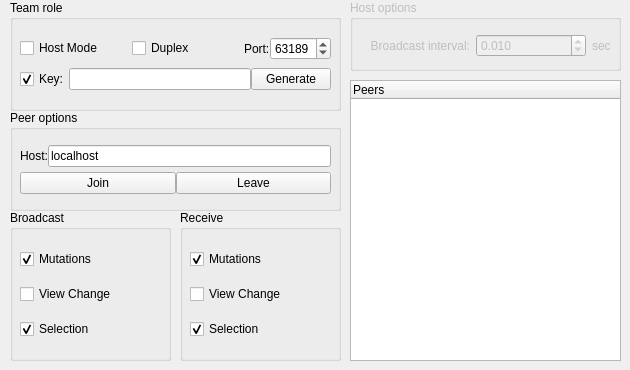
    <widget class="QWidget" name="tab_socket">
     <attribute name="title">
      <string>Socket</string>
     </attribute>
     <widget class="QGroupBox" name="groupBox_ws_server_settings">
      <property name="enabled">
       <bool>false</bool>
      </property>
      <property name="geometry">
       <rect>
        <x>350</x>
        <y>0</y>
        <width>271</width>
        <height>71</height>
       </rect>
      </property>
      <property name="title">
       <string>Host options</string>
      </property>
      <widget class="QWidget" name="layoutWidget">
       <property name="geometry">
        <rect>
         <x>10</x>
         <y>30</y>
         <width>251</width>
         <height>31</height>
        </rect>
       </property>
       <layout class="QHBoxLayout" name="horizontalLayout_54">
        <item>
         <widget class="QLabel" name="label_molecule_11">
          <property name="statusTip">
           <string>Broadcast time interval.</string>
          </property>
          <property name="text">
           <string>Broadcast interval:</string>
          </property>
          <property name="alignment">
           <set>Qt::AlignRight|Qt::AlignTrailing|Qt::AlignVCenter</set>
          </property>
         </widget>
        </item>
        <item>
         <widget class="QDoubleSpinBox" name="doubleSpinBox_ws_view_broadcast_interval">
          <property name="statusTip">
           <string>Broadcast time interval. Smaller means faster.</string>
          </property>
          <property name="decimals">
           <number>3</number>
          </property>
          <property name="minimum">
           <double>0.001000000000000</double>
          </property>
          <property name="maximum">
           <double>60.000000000000000</double>
          </property>
          <property name="value">
           <double>0.010000000000000</double>
          </property>
         </widget>
        </item>
        <item>
         <widget class="QLabel" name="label_molecule_14">
          <property name="sizePolicy">
           <sizepolicy hsizetype="Fixed" vsizetype="Preferred">
            <horstretch>0</horstretch>
            <verstretch>0</verstretch>
           </sizepolicy>
          </property>
          <property name="text">
           <string>sec</string>
          </property>
          <property name="alignment">
           <set>Qt::AlignLeading|Qt::AlignLeft|Qt::AlignVCenter</set>
          </property>
         </widget>
        </item>
       </layout>
      </widget>
     </widget>
     <widget class="QGroupBox" name="groupBox_ws_client_settings">
      <property name="geometry">
       <rect>
        <x>10</x>
        <y>110</y>
        <width>331</width>
        <height>101</height>
       </rect>
      </property>
      <property name="title">
       <string>Peer options</string>
      </property>
      <widget class="QWidget" name="verticalLayoutWidget_9">
       <property name="geometry">
        <rect>
         <x>10</x>
         <y>30</y>
         <width>311</width>
         <height>61</height>
        </rect>
       </property>
       <layout class="QVBoxLayout" name="verticalLayout_16">
        <property name="spacing">
         <number>0</number>
        </property>
        <item>
         <layout class="QHBoxLayout" name="horizontalLayout_48">
          <item>
           <widget class="QLabel" name="label_molecule_8">
            <property name="statusTip">
             <string>Server IP/domain to connect</string>
            </property>
            <property name="text">
             <string>Host:</string>
            </property>
            <property name="alignment">
             <set>Qt::AlignRight|Qt::AlignTrailing|Qt::AlignVCenter</set>
            </property>
           </widget>
          </item>
          <item>
           <widget class="QLineEdit" name="lineEdit_ws_server_url_to_connect">
            <property name="statusTip">
             <string>Host IP/domain to connect</string>
            </property>
            <property name="text">
             <string>localhost</string>
            </property>
           </widget>
          </item>
         </layout>
        </item>
        <item>
         <layout class="QHBoxLayout" name="horizontalLayout_51">
          <item>
           <widget class="QPushButton" name="pushButton_ws_connect_to_server">
            <property name="statusTip">
             <string>Join the network</string>
            </property>
            <property name="text">
             <string>Join</string>
            </property>
           </widget>
          </item>
          <item>
           <widget class="QPushButton" name="pushButton_ws_disconnect_from_server">
            <property name="statusTip">
             <string>Leave the network</string>
            </property>
            <property name="text">
             <string>Leave</string>
            </property>
           </widget>
          </item>
         </layout>
        </item>
       </layout>
      </widget>
     </widget>
     <widget class="QGroupBox" name="groupBox_13">
      <property name="geometry">
       <rect>
        <x>10</x>
        <y>0</y>
        <width>331</width>
        <height>111</height>
       </rect>
      </property>
      <property name="title">
       <string>Team role</string>
      </property>
      <widget class="QWidget" name="verticalLayoutWidget_10">
       <property name="geometry">
        <rect>
         <x>10</x>
         <y>29</y>
         <width>311</width>
         <height>71</height>
        </rect>
       </property>
       <layout class="QVBoxLayout" name="verticalLayout_17">
        <property name="spacing">
         <number>0</number>
        </property>
        <item>
         <layout class="QHBoxLayout" name="horizontalLayout_52">
          <item>
           <widget class="QCheckBox" name="checkBox_ws_server_mode">
            <property name="statusTip">
             <string>Start teamwork server to create a network</string>
            </property>
            <property name="text">
             <string>Host Mode</string>
            </property>
           </widget>
          </item>
          <item>
           <widget class="QCheckBox" name="checkBox_ws_duplex_mode">
            <property name="statusTip">
             <string>Duplex mode: receive broadcasts from the clients.</string>
            </property>
            <property name="text">
             <string>Duplex</string>
            </property>
           </widget>
          </item>
          <item>
           <layout class="QHBoxLayout" name="horizontalLayout_31">
            <item>
             <widget class="QLabel" name="label_molecule_13">
              <property name="sizePolicy">
               <sizepolicy hsizetype="Fixed" vsizetype="Preferred">
                <horstretch>0</horstretch>
                <verstretch>0</verstretch>
               </sizepolicy>
              </property>
              <property name="text">
               <string>Port:</string>
              </property>
              <property name="alignment">
               <set>Qt::AlignLeading|Qt::AlignLeft|Qt::AlignVCenter</set>
              </property>
             </widget>
            </item>
            <item>
             <widget class="QSpinBox" name="spinBox_ws_server_port">
              <property name="sizePolicy">
               <sizepolicy hsizetype="Fixed" vsizetype="Fixed">
                <horstretch>0</horstretch>
                <verstretch>0</verstretch>
               </sizepolicy>
              </property>
              <property name="statusTip">
               <string>Server port to communicate with peers</string>
              </property>
              <property name="minimum">
               <number>3000</number>
              </property>
              <property name="maximum">
               <number>65534</number>
              </property>
              <property name="value">
               <number>63189</number>
              </property>
             </widget>
            </item>
           </layout>
          </item>
         </layout>
        </item>
        <item>
         <layout class="QHBoxLayout" name="horizontalLayout_42">
          <item>
           <widget class="QCheckBox" name="checkBox_ws_server_use_key">
            <property name="statusTip">
             <string>Use key in server</string>
            </property>
            <property name="text">
             <string>Key:</string>
            </property>
            <property name="checked">
             <bool>true</bool>
            </property>
           </widget>
          </item>
          <item>
           <widget class="QLineEdit" name="lineEdit_ws_server_key">
            <property name="statusTip">
             <string>Server key for client authentication.</string>
            </property>
            <property name="text">
             <string/>
            </property>
           </widget>
          </item>
          <item>
           <widget class="QPushButton" name="pushButton_ws_generate_randomized_key">
            <property name="statusTip">
             <string>Generate key</string>
            </property>
            <property name="text">
             <string>Generate</string>
            </property>
           </widget>
          </item>
         </layout>
        </item>
       </layout>
      </widget>
     </widget>
     <widget class="QTreeWidget" name="treeWidget_ws_peers">
      <property name="geometry">
       <rect>
        <x>350</x>
        <y>80</y>
        <width>271</width>
        <height>281</height>
       </rect>
      </property>
      <property name="statusTip">
       <string>Peers in this networks</string>
      </property>
      <column>
       <property name="text">
        <string>Peers</string>
       </property>
      </column>
     </widget>
     <widget class="QGroupBox" name="groupBox_5">
      <property name="geometry">
       <rect>
        <x>180</x>
        <y>210</y>
        <width>161</width>
        <height>151</height>
       </rect>
      </property>
      <property name="title">
       <string>Receive</string>
      </property>
      <widget class="QWidget" name="verticalLayoutWidget_2">
       <property name="geometry">
        <rect>
         <x>10</x>
         <y>30</y>
         <width>141</width>
         <height>111</height>
        </rect>
       </property>
       <layout class="QVBoxLayout" name="verticalLayout_8">
        <item>
         <widget class="QCheckBox" name="checkBox_ws_recieve_mutagenesis_broadcast">
          <property name="statusTip">
           <string>Receive mutant updates</string>
          </property>
          <property name="text">
           <string>Mutations</string>
          </property>
          <property name="checked">
           <bool>true</bool>
          </property>
          <property name="tristate">
           <bool>false</bool>
          </property>
         </widget>
        </item>
        <item>
         <widget class="QCheckBox" name="checkBox_ws_recieve_view_broadcast">
          <property name="statusTip">
           <string>Receive  view updates</string>
          </property>
          <property name="text">
           <string>View Change</string>
          </property>
         </widget>
        </item>
        <item>
         <widget class="QCheckBox" name="checkBox_ws_recieve_mutagenesis_selection">
          <property name="statusTip">
           <string>Receive mutant updates</string>
          </property>
          <property name="text">
           <string>Selection</string>
          </property>
          <property name="checked">
           <bool>true</bool>
          </property>
          <property name="tristate">
           <bool>false</bool>
          </property>
         </widget>
        </item>
       </layout>
      </widget>
     </widget>
     <widget class="QGroupBox" name="groupBox_12">
      <property name="geometry">
       <rect>
        <x>10</x>
        <y>210</y>
        <width>161</width>
        <height>151</height>
       </rect>
      </property>
      <property name="title">
       <string>Broadcast</string>
      </property>
      <widget class="QWidget" name="verticalLayoutWidget_11">
       <property name="geometry">
        <rect>
         <x>10</x>
         <y>30</y>
         <width>141</width>
         <height>111</height>
        </rect>
       </property>
       <layout class="QVBoxLayout" name="verticalLayout_19">
        <item>
         <widget class="QCheckBox" name="checkBox_ws_broadcast_mutagenesis">
          <property name="statusTip">
           <string>Broadcast mutant updates</string>
          </property>
          <property name="text">
           <string>Mutations</string>
          </property>
          <property name="checked">
           <bool>true</bool>
          </property>
          <property name="tristate">
           <bool>false</bool>
          </property>
         </widget>
        </item>
        <item>
         <widget class="QCheckBox" name="checkBox_ws_broadcast_view">
          <property name="statusTip">
           <string>Broadcast view changes</string>
          </property>
          <property name="text">
           <string>View Change</string>
          </property>
         </widget>
        </item>
        <item>
         <widget class="QCheckBox" name="checkBox_ws_broadcast_selection">
          <property name="statusTip">
           <string>Broadcast mutant updates</string>
          </property>
          <property name="text">
           <string>Selection</string>
          </property>
          <property name="checked">
           <bool>true</bool>
          </property>
          <property name="tristate">
           <bool>false</bool>
          </property>
         </widget>
        </item>
       </layout>
      </widget>
     </widget>
    </widget>
